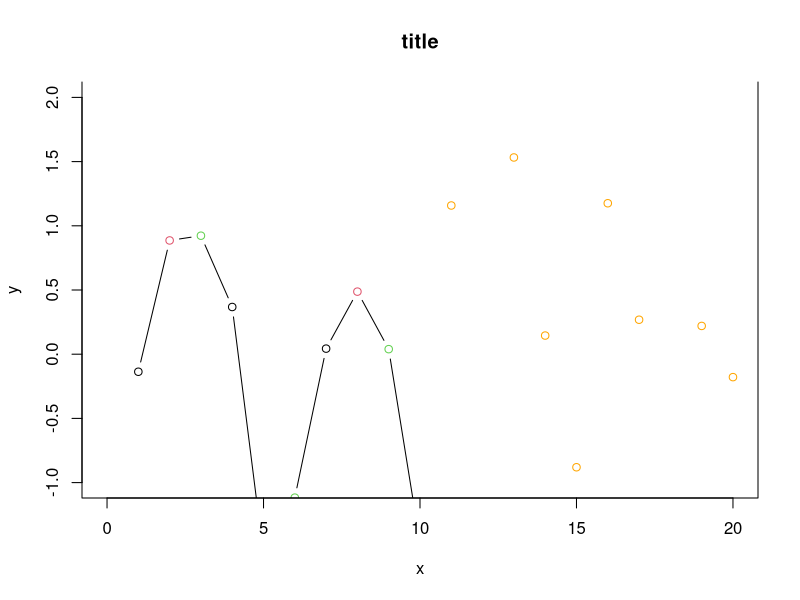

Here is the R script that generated this plot: (Note: this script raises an error after producing the figure.)
## loop  
for(x in 1:10){
  print(sqrt(x))
}

## apply, lapply, sapply, ....
mat <- matrix(1:100, nrow = 10, ncol = 10)
apply(mat, 2, sum)

l <- sqrt(1:10) ## unlist(lapply(1:10, sqrt))

sapply(list(1:10, 2:20), sqrt)


## R graphics 
## R base 
plot(1:10, rnorm(10), type='b', col=1:3,
     xlim = c(0,20), ylim=c(-1,2),
     xlab = 'x', ylab = 'y', main='title',
     bty='u')
lines(11:20, rnorm(10), type='p', col='orange')
points()

plot(density(rnorm(100)))

hist(rnorm(100))
boxplot()


plot(iris$Petal.Length, iris$Petal.Width,
     col=c('orange', 'red', 'green')[as.integer(iris$Species)])

## ggplot2 

library(ggplot2)

ggplot(iris, aes(x = Petal.Length, 
                 y = Petal.Width, 
                 col = Species)) + 
  geom_point() + theme_classic() + 
  scale_color_manual(values = c(virginica='orange',versicolor='grey',setosa='blue'))


### dplyr
library(dplyr)
iris %>% select(Species) 

iris %>% filter(Species %in% c("setosa")) 

iris %>% mutate(petal=Petal.Width + Petal.Length) 

iris %>% sample_n(100) %>% ggplot(aes(x = Petal.Length,
                          y = Petal.Width,
                          col = Species)) +
  geom_point() + theme_classic() +
  scale_color_manual(values = c(virginica='orange',versicolor='grey',setosa='blue'))



### 
pnorm(105, mean = 110, sd=12)

pnorm(-0.42)

L <- c(1,5,10,20,50,100)
x <- 0:50 


lambdas <- c(1,4,10)
x <- 0:20
ps <- lapply(lambdas, function(lambda){
  dpois(x, lambda = lambda)
})
#


